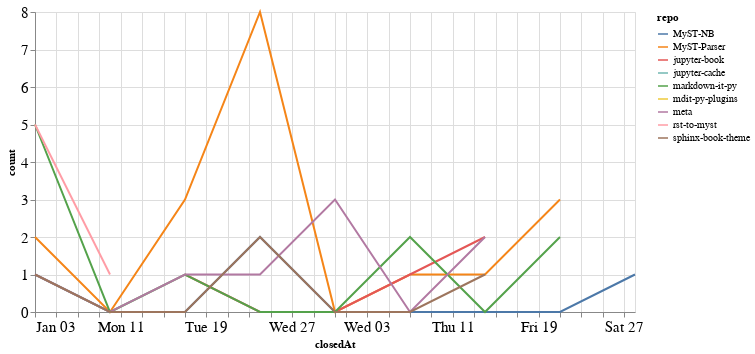

Notebook code for this chart:
### Code cell
closed_by_time = closed_by.groupby('repo').resample('W', on='closedAt').count()['author'].reset_index()
closed_by_time = closed_by_time.rename(columns={'author': 'count'})

alt.Chart(closed_by_time, width=600).mark_line().encode(
    x='closedAt',
    y='count',
    color='repo',
    tooltip="repo"
)

### Figure 1 — Vega-Lite specification as saved in the notebook (floating-point values rounded to 4 significant figures)
{"config": {"axisLeft": {"labelFontSize": 15}, "axisBottom": {"labelFontSize": 15}}, "data": {"name": "data-e953ae282d1dd17f24b90b1f06a6c7f8"}, "mark": "line", "encoding": {"color": {"type": "nominal", "field": "repo"}, "tooltip": {"type": "nominal", "field": "repo"}, "x": {"type": "temporal", "field": "closedAt"}, "y": {"type": "quantitative", "field": "count"}}, "width": 600, "$schema": "https://vega.github.io/schema/vega-lite/v4.8.1.json", "datasets": {"data-e953ae282d1dd17f24b90b1f06a6c7f8": [{"repo": "MyST-NB", "closedAt": "2021-01-03T00:00:00", "count": 1}, {"repo": "MyST-NB", "closedAt": "2021-01-10T00:00:00", "count": 0}, {"repo": "MyST-NB", "closedAt": "2021-01-17T00:00:00", "count": 0}, {"repo": "MyST-NB", "closedAt": "2021-01-24T00:00:00", "count": 2}, {"repo": "MyST-NB", "closedAt": "2021-01-31T00:00:00", "count": 0}, {"repo": "MyST-NB", "closedAt": "2021-02-07T00:00:00", "count": 0}, {"repo": "MyST-NB", "closedAt": "2021-02-14T00:00:00", "count": 0}, {"repo": "MyST-NB", "closedAt": "2021-02-21T00:00:00", "count": 0}, {"repo": "MyST-NB", "closedAt": "2021-02-28T00:00:00", "count": 1}, {"repo": "MyST-Parser", "closedAt": "2021-01-03T00:00:00", "count": 2}, {"repo": "MyST-Parser", "closedAt": "2021-01-10T00:00:00", "count": 0}, {"repo": "MyST-Parser", "closedAt": "2021-01-17T00:00:00", "count": 3}, {"repo": "MyST-Parser", "closedAt": "2021-01-24T00:00:00", "count": 8}, {"repo": "MyST-Parser", "closedAt": "2021-01-31T00:00:00", "count": 0}, {"repo": "MyST-Parser", "closedAt": "2021-02-07T00:00:00", "count": 1}, {"repo": "MyST-Parser", "closedAt": "2021-02-14T00:00:00", "count": 1}, {"repo": "MyST-Parser", "closedAt": "2021-02-21T00:00:00", "count": 3}, {"repo": "jupyter-book", "closedAt": "2021-01-17T00:00:00", "count": 1}, {"repo": "jupyter-book", "closedAt": "2021-01-24T00:00:00", "count": 0}, {"repo": "jupyter-book", "closedAt": "2021-01-31T00:00:00", "count": 0}, {"repo": "jupyter-book", "closedAt": "2021-02-07T00:00:00", "count": 1}, {"repo": "jupyter-book", "closedAt": "2021-02-14T00:00:00", "count": 2}, {"repo": "jupyter-cache", "closedAt": "2021-01-17T00:00:00", "count": 2}, {"repo": "markdown-it-py", "closedAt": "2021-01-03T00:00:00", "count": 5}, {"repo": "markdown-it-py", "closedAt": "2021-01-10T00:00:00", "count": 0}, {"repo": "markdown-it-py", "closedAt": "2021-01-17T00:00:00", "count": 1}, {"repo": "markdown-it-py", "closedAt": "2021-01-24T00:00:00", "count": 0}, {"repo": "markdown-it-py", "closedAt": "2021-01-31T00:00:00", "count": 0}, {"repo": "markdown-it-py", "closedAt": "2021-02-07T00:00:00", "count": 2}, {"repo": "markdown-it-py", "closedAt": "2021-02-14T00:00:00", "count": 0}, {"repo": "markdown-it-py", "closedAt": "2021-02-21T00:00:00", "count": 2}, {"repo": "mdit-py-plugins", "closedAt": "2021-02-07T00:00:00", "count": 2}, {"repo": "meta", "closedAt": "2021-01-03T00:00:00", "count": 1}, {"repo": "meta", "closedAt": "2021-01-10T00:00:00", "count": 0}, {"repo": "meta", "closedAt": "2021-01-17T00:00:00", "count": 1}, {"repo": "meta", "closedAt": "2021-01-24T00:00:00", "count": 1}, {"repo": "meta", "closedAt": "2021-01-31T00:00:00", "count": 3}, {"repo": "meta", "closedAt": "2021-02-07T00:00:00", "count": 0}, {"repo": "meta", "closedAt": "2021-02-14T00:00:00", "count": 2}, {"repo": "rst-to-myst", "closedAt": "2021-01-03T00:00:00", "count": 5}, {"repo": "rst-to-myst", "closedAt": "2021-01-10T00:00:00", "count": 1}, {"repo": "sphinx-book-theme", "closedAt": "2021-01-03T00:00:00", "count": 1}, {"repo": "sphinx-book-theme", "closedAt": "2021-01-10T00:00:00", "count": 0}, {"repo": "sphinx-book-theme", "closedAt": "2021-01-17T00:00:00", "count": 0}, {"repo": "sphinx-book-theme", "closedAt": "2021-01-24T00:00:00", "count": 2}, {"repo": "sphinx-book-theme", "closedAt": "2021-01-31T00:00:00", "count": 0}, {"repo": "sphinx-book-theme", "closedAt": "2021-02-07T00:00:00", "count": 0}, {"repo": "sphinx-book-theme", "closedAt": "2021-02-14T00:00:00", "count": 1}]}}
